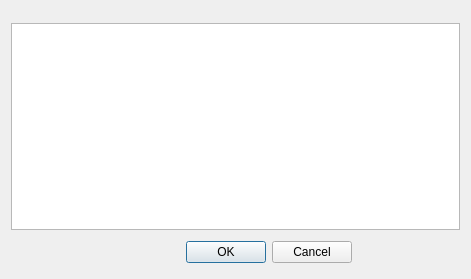
<?xml version="1.0" encoding="UTF-8"?>
<ui version="4.0">
 <class>Dialog</class>
 <widget class="QDialog" name="Dialog">
  <property name="geometry">
   <rect>
    <x>0</x>
    <y>0</y>
    <width>471</width>
    <height>279</height>
   </rect>
  </property>
  <property name="windowTitle">
   <string>Dialog</string>
  </property>
  <layout class="QGridLayout" name="gridLayout_2">
   <item row="0" column="0">
    <widget class="QgsScaleRangeWidget" name="mScaleRangeWidget"/>
   </item>
   <item row="2" column="0">
    <widget class="QListWidget" name="listWidget"/>
   </item>
   <item row="1" column="0">
    <widget class="QgsScaleRangeWidget" name="mScaleRangeWidget_2"/>
   </item>
   <item row="3" column="0">
    <widget class="QDialogButtonBox" name="buttonBox">
     <property name="minimumSize">
      <size>
       <width>0</width>
       <height>32</height>
      </size>
     </property>
     <property name="maximumSize">
      <size>
       <width>341</width>
       <height>16777215</height>
      </size>
     </property>
     <property name="orientation">
      <enum>Qt::Horizontal</enum>
     </property>
     <property name="standardButtons">
      <set>QDialogButtonBox::Cancel|QDialogButtonBox::Ok</set>
     </property>
    </widget>
   </item>
  </layout>
 </widget>
 <customwidgets>
  <customwidget>
   <class>QgsScaleRangeWidget</class>
   <extends>QWidget</extends>
   <header>qgsscalerangewidget.h</header>
  </customwidget>
 </customwidgets>
 <resources/>
 <connections>
  <connection>
   <sender>buttonBox</sender>
   <signal>accepted()</signal>
   <receiver>Dialog</receiver>
   <slot>accept()</slot>
   <hints>
    <hint type="sourcelabel">
     <x>248</x>
     <y>254</y>
    </hint>
    <hint type="destinationlabel">
     <x>157</x>
     <y>274</y>
    </hint>
   </hints>
  </connection>
  <connection>
   <sender>buttonBox</sender>
   <signal>rejected()</signal>
   <receiver>Dialog</receiver>
   <slot>reject()</slot>
   <hints>
    <hint type="sourcelabel">
     <x>316</x>
     <y>260</y>
    </hint>
    <hint type="destinationlabel">
     <x>286</x>
     <y>274</y>
    </hint>
   </hints>
  </connection>
 </connections>
</ui>
